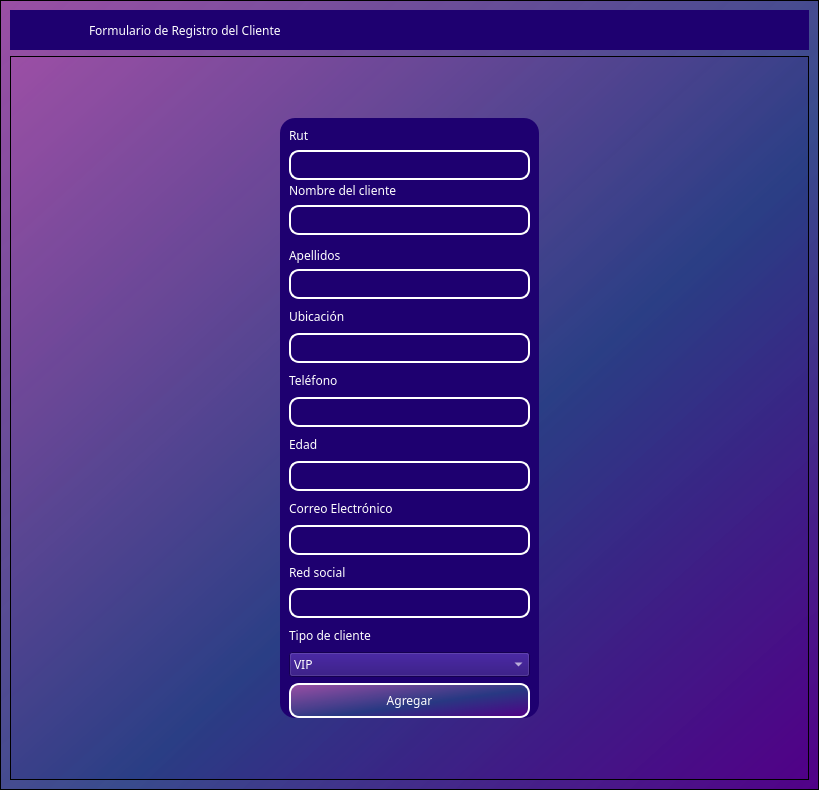
<?xml version="1.0" encoding="UTF-8"?>
<ui version="4.0">
 <class>MainWindow</class>
 <widget class="QMainWindow" name="MainWindow">
  <property name="geometry">
   <rect>
    <x>0</x>
    <y>0</y>
    <width>819</width>
    <height>790</height>
   </rect>
  </property>
  <property name="windowTitle">
   <string>MainWindow</string>
  </property>
  <property name="styleSheet">
   <string notr="true"/>
  </property>
  <widget class="QWidget" name="centralwidget">
   <property name="styleSheet">
    <string notr="true"/>
   </property>
   <layout class="QVBoxLayout" name="verticalLayout">
    <property name="spacing">
     <number>0</number>
    </property>
    <property name="leftMargin">
     <number>0</number>
    </property>
    <property name="topMargin">
     <number>0</number>
    </property>
    <property name="rightMargin">
     <number>0</number>
    </property>
    <property name="bottomMargin">
     <number>0</number>
    </property>
    <item>
     <widget class="QFrame" name="frame">
      <property name="enabled">
       <bool>true</bool>
      </property>
      <property name="styleSheet">
       <string notr="true">font-family: Noto Sans SC;
background-color: qlineargradient(spread:pad, x1:1, y1:1, x2:0, y2:0, stop:0 rgba(81, 0, 135, 255), stop:0.427447 rgba(41, 61, 132, 235), stop:1 rgba(155, 79, 165, 255));
</string>
      </property>
      <property name="frameShape">
       <enum>QFrame::StyledPanel</enum>
      </property>
      <property name="frameShadow">
       <enum>QFrame::Raised</enum>
      </property>
      <layout class="QVBoxLayout" name="verticalLayout_2">
       <item>
        <widget class="QFrame" name="frame_superior">
         <property name="minimumSize">
          <size>
           <width>0</width>
           <height>40</height>
          </size>
         </property>
         <property name="maximumSize">
          <size>
           <width>16777215</width>
           <height>40</height>
          </size>
         </property>
         <property name="styleSheet">
          <string notr="true">QPushButton{
	border-radius:18px;
}

QPushButton:hover{
	background-color: rgb(0, 0, 0);
}
QFrame{
	border-radius:25px;
 	background-color: #1E0070;
}</string>
         </property>
         <property name="frameShape">
          <enum>QFrame::StyledPanel</enum>
         </property>
         <property name="frameShadow">
          <enum>QFrame::Raised</enum>
         </property>
         <layout class="QHBoxLayout" name="horizontalLayout_3">
          <property name="spacing">
           <number>4</number>
          </property>
          <property name="leftMargin">
           <number>0</number>
          </property>
          <property name="topMargin">
           <number>0</number>
          </property>
          <property name="rightMargin">
           <number>0</number>
          </property>
          <property name="bottomMargin">
           <number>0</number>
          </property>
          <item>
           <spacer name="horizontalSpacer">
            <property name="orientation">
             <enum>Qt::Horizontal</enum>
            </property>
            <property name="sizeType">
             <enum>QSizePolicy::Fixed</enum>
            </property>
            <property name="sizeHint" stdset="0">
             <size>
              <width>25</width>
              <height>15</height>
             </size>
            </property>
           </spacer>
          </item>
          <item>
           <widget class="QPushButton" name="pushButton">
            <property name="maximumSize">
             <size>
              <width>50</width>
              <height>35</height>
             </size>
            </property>
            <property name="styleSheet">
             <string notr="true">QPushButton{
 	background-color: #1E0070;
}</string>
            </property>
            <property name="text">
             <string/>
            </property>
            <property name="icon">
             <iconset>
              <normalon>../image/client.png</normalon>
             </iconset>
            </property>
            <property name="iconSize">
             <size>
              <width>35</width>
              <height>25</height>
             </size>
            </property>
           </widget>
          </item>
          <item>
           <widget class="QLabel" name="label_2">
            <property name="layoutDirection">
             <enum>Qt::LeftToRight</enum>
            </property>
            <property name="styleSheet">
             <string notr="true">color:white;
font: 12pt &quot;MS Shell Dlg 2&quot;;</string>
            </property>
            <property name="text">
             <string>Formulario de Registro del Cliente</string>
            </property>
            <property name="scaledContents">
             <bool>false</bool>
            </property>
            <property name="alignment">
             <set>Qt::AlignLeading|Qt::AlignLeft|Qt::AlignVCenter</set>
            </property>
            <property name="margin">
             <number>0</number>
            </property>
           </widget>
          </item>
          <item>
           <widget class="QPushButton" name="bt_minimize">
            <property name="minimumSize">
             <size>
              <width>38</width>
              <height>38</height>
             </size>
            </property>
            <property name="maximumSize">
             <size>
              <width>38</width>
              <height>38</height>
             </size>
            </property>
            <property name="styleSheet">
             <string notr="true">
 	background-color: #1E0070;

</string>
            </property>
            <property name="text">
             <string/>
            </property>
            <property name="icon">
             <iconset>
              <normaloff>image/minus.svg</normaloff>image/minus.svg</iconset>
            </property>
            <property name="iconSize">
             <size>
              <width>38</width>
              <height>38</height>
             </size>
            </property>
           </widget>
          </item>
          <item>
           <widget class="QPushButton" name="bt_maximize">
            <property name="minimumSize">
             <size>
              <width>38</width>
              <height>38</height>
             </size>
            </property>
            <property name="maximumSize">
             <size>
              <width>38</width>
              <height>38</height>
             </size>
            </property>
            <property name="styleSheet">
             <string notr="true">
 	background-color: #1E0070;

</string>
            </property>
            <property name="text">
             <string/>
            </property>
            <property name="icon">
             <iconset>
              <normaloff>image/chevron-up.svg</normaloff>image/chevron-up.svg</iconset>
            </property>
            <property name="iconSize">
             <size>
              <width>38</width>
              <height>38</height>
             </size>
            </property>
           </widget>
          </item>
          <item>
           <widget class="QPushButton" name="bt_normal">
            <property name="minimumSize">
             <size>
              <width>38</width>
              <height>38</height>
             </size>
            </property>
            <property name="maximumSize">
             <size>
              <width>38</width>
              <height>38</height>
             </size>
            </property>
            <property name="styleSheet">
             <string notr="true">
 	background-color: #1E0070;

</string>
            </property>
            <property name="text">
             <string/>
            </property>
            <property name="icon">
             <iconset>
              <normaloff>image/chevron-down.svg</normaloff>image/chevron-down.svg</iconset>
            </property>
            <property name="iconSize">
             <size>
              <width>38</width>
              <height>38</height>
             </size>
            </property>
           </widget>
          </item>
          <item>
           <widget class="QPushButton" name="bt_close">
            <property name="minimumSize">
             <size>
              <width>38</width>
              <height>38</height>
             </size>
            </property>
            <property name="maximumSize">
             <size>
              <width>38</width>
              <height>38</height>
             </size>
            </property>
            <property name="styleSheet">
             <string notr="true">
 	background-color: #1E0070;

</string>
            </property>
            <property name="text">
             <string/>
            </property>
            <property name="icon">
             <iconset>
              <normaloff>image/x.svg</normaloff>image/x.svg</iconset>
            </property>
            <property name="iconSize">
             <size>
              <width>38</width>
              <height>38</height>
             </size>
            </property>
           </widget>
          </item>
         </layout>
        </widget>
       </item>
       <item>
        <widget class="QFrame" name="frame_3">
         <property name="frameShape">
          <enum>QFrame::StyledPanel</enum>
         </property>
         <property name="frameShadow">
          <enum>QFrame::Raised</enum>
         </property>
         <layout class="QHBoxLayout" name="horizontalLayout_4">
          <item>
           <spacer name="horizontalSpacer_3">
            <property name="orientation">
             <enum>Qt::Horizontal</enum>
            </property>
            <property name="sizeHint" stdset="0">
             <size>
              <width>80</width>
              <height>20</height>
             </size>
            </property>
           </spacer>
          </item>
          <item>
           <layout class="QVBoxLayout" name="verticalLayout_4">
            <item>
             <widget class="QFrame" name="frame_4">
              <property name="maximumSize">
               <size>
                <width>500</width>
                <height>600</height>
               </size>
              </property>
              <property name="styleSheet">
               <string notr="true">QLabel {
	color: rgb(255, 255, 254);
	font: 12pt &quot;Arial&quot;;
	background-color: rgba(0, 0, 0,0);
}


QLineEdit{
background-color: rgba(0, 0, 0,0);
border-radius:10px; 
font: 12pt &quot;Arial&quot;;
color: rgb(255, 255, 254);
border: 2px solid  rgb(255, 255, 255);

}

QLineEdit:hover{
background-color: rgba(0, 0, 0,0);
border-radius:10px; 
font: 12pt &quot;Arial&quot;;
border: 2px solid  rgb(120, 0, 171);
}

QLineEdit:focus{
background-color: rgb(0, 0, 0);
border-radius:10px; 
font: 12pt &quot;Arial&quot;;
border: 2px solid rgb(120, 0, 171);
}

QCheckBox{
	font: 12pt &quot;Arial&quot;;
	color: rgb(255, 255, 255);
}

QCheckBox::indicator {
    width: 18px;
    height:18px;
}

QCheckBox::indicator:unchecked {
   background-image: url(image/square.svg);
}

QCheckBox::indicator:checked {
   background-image: url(image/check-square.svg);
}

QPushButton{
border-radius:10px; 
font: 12pt &quot;Arial&quot;;
color: rgb(255, 255, 254);
border: 2px solid #ffffff;
}

QPushButton:hover{
border-radius:10px; 
font: 12pt &quot;Arial&quot;;
color: rgb(255, 255, 255);
border: 2px solid rgb(120, 0, 171);
	background-color: rgb(120, 0, 171);
}
QFrame{
 	background-color: #1E0070;
	border-radius:15px; 
}
</string>
              </property>
              <property name="frameShape">
               <enum>QFrame::StyledPanel</enum>
              </property>
              <property name="frameShadow">
               <enum>QFrame::Raised</enum>
              </property>
              <layout class="QVBoxLayout" name="verticalLayout_3">
               <item>
                <widget class="QLabel" name="label_8">
                 <property name="minimumSize">
                  <size>
                   <width>0</width>
                   <height>0</height>
                  </size>
                 </property>
                 <property name="text">
                  <string>Rut</string>
                 </property>
                </widget>
               </item>
               <item>
                <widget class="QLineEdit" name="ruttxt">
                 <property name="minimumSize">
                  <size>
                   <width>0</width>
                   <height>30</height>
                  </size>
                 </property>
                </widget>
               </item>
               <item>
                <spacer name="verticalSpacer_3">
                 <property name="orientation">
                  <enum>Qt::Vertical</enum>
                 </property>
                 <property name="sizeHint" stdset="0">
                  <size>
                   <width>20</width>
                   <height>40</height>
                  </size>
                 </property>
                </spacer>
               </item>
               <item>
                <widget class="QLabel" name="label_4">
                 <property name="text">
                  <string>Nombre del cliente</string>
                 </property>
                </widget>
               </item>
               <item>
                <widget class="QLineEdit" name="nametxt">
                 <property name="minimumSize">
                  <size>
                   <width>0</width>
                   <height>30</height>
                  </size>
                 </property>
                </widget>
               </item>
               <item>
                <widget class="QLabel" name="label_9">
                 <property name="minimumSize">
                  <size>
                   <width>0</width>
                   <height>30</height>
                  </size>
                 </property>
                 <property name="maximumSize">
                  <size>
                   <width>16777215</width>
                   <height>20</height>
                  </size>
                 </property>
                 <property name="text">
                  <string>Apellidos</string>
                 </property>
                </widget>
               </item>
               <item>
                <widget class="QLineEdit" name="lastnametxt">
                 <property name="minimumSize">
                  <size>
                   <width>0</width>
                   <height>30</height>
                  </size>
                 </property>
                </widget>
               </item>
               <item>
                <widget class="QLabel" name="label_7">
                 <property name="minimumSize">
                  <size>
                   <width>0</width>
                   <height>30</height>
                  </size>
                 </property>
                 <property name="text">
                  <string>Ubicación</string>
                 </property>
                </widget>
               </item>
               <item>
                <widget class="QLineEdit" name="addresstxt">
                 <property name="minimumSize">
                  <size>
                   <width>0</width>
                   <height>30</height>
                  </size>
                 </property>
                 <property name="sizeIncrement">
                  <size>
                   <width>0</width>
                   <height>35</height>
                  </size>
                 </property>
                 <property name="baseSize">
                  <size>
                   <width>0</width>
                   <height>35</height>
                  </size>
                 </property>
                </widget>
               </item>
               <item>
                <widget class="QLabel" name="label_5">
                 <property name="minimumSize">
                  <size>
                   <width>0</width>
                   <height>30</height>
                  </size>
                 </property>
                 <property name="text">
                  <string>Teléfono</string>
                 </property>
                </widget>
               </item>
               <item>
                <widget class="QLineEdit" name="phonetxt">
                 <property name="minimumSize">
                  <size>
                   <width>0</width>
                   <height>30</height>
                  </size>
                 </property>
                 <property name="maximumSize">
                  <size>
                   <width>16777215</width>
                   <height>16777215</height>
                  </size>
                 </property>
                 <property name="echoMode">
                  <enum>QLineEdit::Password</enum>
                 </property>
                </widget>
               </item>
               <item>
                <widget class="QLabel" name="label_10">
                 <property name="minimumSize">
                  <size>
                   <width>0</width>
                   <height>30</height>
                  </size>
                 </property>
                 <property name="text">
                  <string>Edad</string>
                 </property>
                </widget>
               </item>
               <item>
                <widget class="QLineEdit" name="agetxt">
                 <property name="minimumSize">
                  <size>
                   <width>0</width>
                   <height>30</height>
                  </size>
                 </property>
                </widget>
               </item>
               <item>
                <widget class="QLabel" name="label_6">
                 <property name="minimumSize">
                  <size>
                   <width>0</width>
                   <height>30</height>
                  </size>
                 </property>
                 <property name="text">
                  <string>Correo Electrónico</string>
                 </property>
                </widget>
               </item>
               <item>
                <widget class="QLineEdit" name="emailtxt">
                 <property name="minimumSize">
                  <size>
                   <width>0</width>
                   <height>30</height>
                  </size>
                 </property>
                </widget>
               </item>
               <item>
                <widget class="QLabel" name="label">
                 <property name="minimumSize">
                  <size>
                   <width>0</width>
                   <height>30</height>
                  </size>
                 </property>
                 <property name="text">
                  <string>Red social</string>
                 </property>
                </widget>
               </item>
               <item>
                <widget class="QLineEdit" name="linksocialtxt">
                 <property name="minimumSize">
                  <size>
                   <width>0</width>
                   <height>30</height>
                  </size>
                 </property>
                </widget>
               </item>
               <item>
                <spacer name="verticalSpacer_4">
                 <property name="orientation">
                  <enum>Qt::Vertical</enum>
                 </property>
                 <property name="sizeHint" stdset="0">
                  <size>
                   <width>20</width>
                   <height>40</height>
                  </size>
                 </property>
                </spacer>
               </item>
               <item>
                <widget class="QLabel" name="label_11">
                 <property name="minimumSize">
                  <size>
                   <width>0</width>
                   <height>30</height>
                  </size>
                 </property>
                 <property name="text">
                  <string>Tipo de cliente</string>
                 </property>
                </widget>
               </item>
               <item>
                <widget class="QComboBox" name="clienttypecombobox">
                 <property name="styleSheet">
                  <string notr="true">color: white;
background-color: #1E0070;

</string>
                 </property>
                 <item>
                  <property name="text">
                   <string>VIP</string>
                  </property>
                 </item>
                 <item>
                  <property name="text">
                   <string>Regular</string>
                  </property>
                 </item>
                 <item>
                  <property name="text">
                   <string>Nuevo</string>
                  </property>
                 </item>
                 <item>
                  <property name="text">
                   <string>Prospecto</string>
                  </property>
                 </item>
                 <item>
                  <property name="text">
                   <string>Inactivo</string>
                  </property>
                 </item>
                 <item>
                  <property name="text">
                   <string>Frecuente</string>
                  </property>
                 </item>
                 <item>
                  <property name="text">
                   <string>Mayorista</string>
                  </property>
                 </item>
                </widget>
               </item>
               <item>
                <spacer name="verticalSpacer_5">
                 <property name="orientation">
                  <enum>Qt::Vertical</enum>
                 </property>
                 <property name="sizeHint" stdset="0">
                  <size>
                   <width>20</width>
                   <height>40</height>
                  </size>
                 </property>
                </spacer>
               </item>
               <item>
                <spacer name="verticalSpacer_6">
                 <property name="orientation">
                  <enum>Qt::Vertical</enum>
                 </property>
                 <property name="sizeHint" stdset="0">
                  <size>
                   <width>20</width>
                   <height>40</height>
                  </size>
                 </property>
                </spacer>
               </item>
               <item>
                <widget class="QPushButton" name="btn_register_bd">
                 <property name="minimumSize">
                  <size>
                   <width>0</width>
                   <height>35</height>
                  </size>
                 </property>
                 <property name="cursor">
                  <cursorShape>PointingHandCursor</cursorShape>
                 </property>
                 <property name="text">
                  <string>Agregar</string>
                 </property>
                </widget>
               </item>
               <item>
                <spacer name="verticalSpacer_7">
                 <property name="orientation">
                  <enum>Qt::Vertical</enum>
                 </property>
                 <property name="sizeHint" stdset="0">
                  <size>
                   <width>20</width>
                   <height>40</height>
                  </size>
                 </property>
                </spacer>
               </item>
               <item>
                <layout class="QHBoxLayout" name="horizontalLayout_2"/>
               </item>
               <item>
                <spacer name="verticalSpacer_8">
                 <property name="orientation">
                  <enum>Qt::Vertical</enum>
                 </property>
                 <property name="sizeHint" stdset="0">
                  <size>
                   <width>20</width>
                   <height>40</height>
                  </size>
                 </property>
                </spacer>
               </item>
               <item>
                <layout class="QHBoxLayout" name="horizontalLayout"/>
               </item>
              </layout>
             </widget>
            </item>
           </layout>
          </item>
          <item>
           <spacer name="horizontalSpacer_4">
            <property name="orientation">
             <enum>Qt::Horizontal</enum>
            </property>
            <property name="sizeHint" stdset="0">
             <size>
              <width>80</width>
              <height>20</height>
             </size>
            </property>
           </spacer>
          </item>
         </layout>
        </widget>
       </item>
      </layout>
     </widget>
    </item>
   </layout>
  </widget>
 </widget>
 <resources/>
 <connections/>
</ui>
